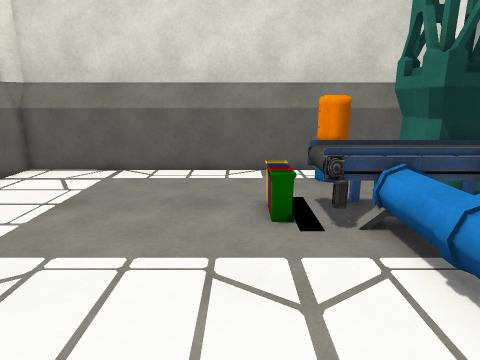
[1] (above)

12 first-person views from a walk through a 3-D level made in the Unity game engine. The camera is 1.4 m above the floor, tilts 14° down and sees 75° across. Doors are open. The floor is counted in squares, 0.5 m on a side. Each view is taken from the middle of a square. On the plan, view 1 faces up. The plan holds only what a view shows up to about 20 squares ahead; the rest is blank. The place goes on beyond the plan. The player is left out.

[2]
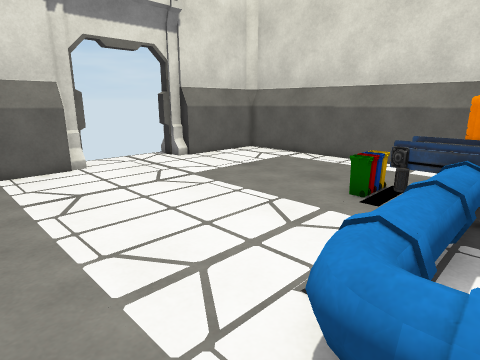

[3]
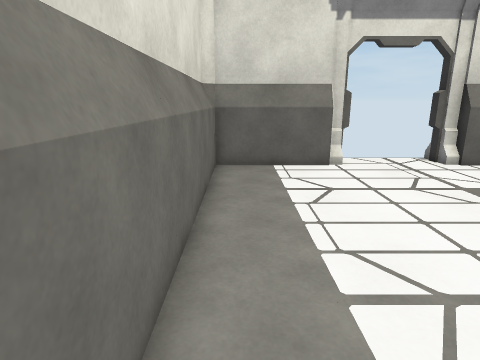

[4]
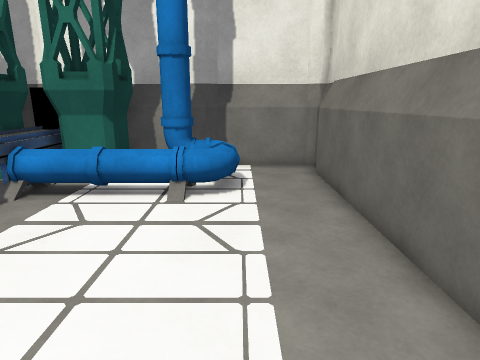

[5]
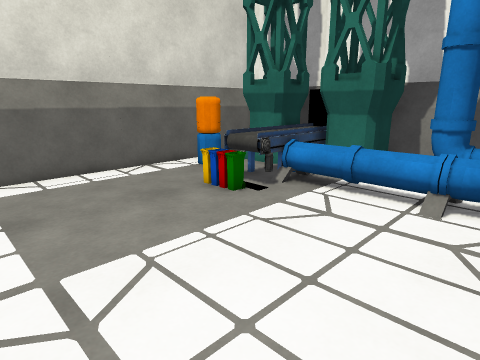

[6]
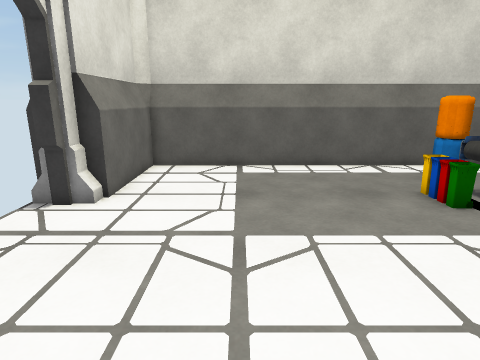

[7]
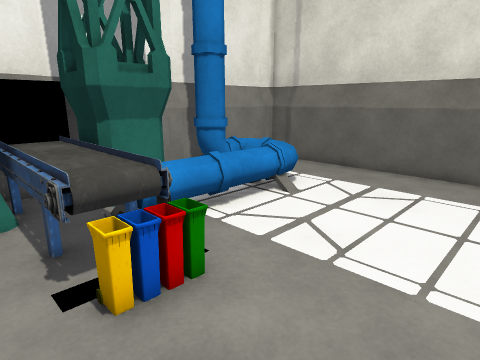

[8]
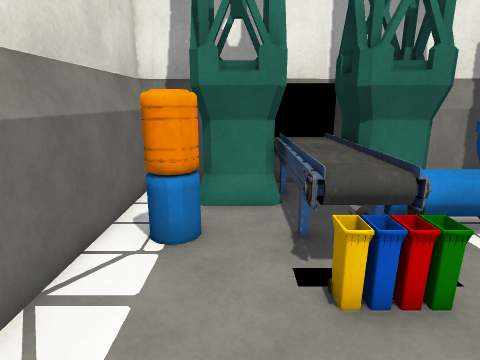

[9]
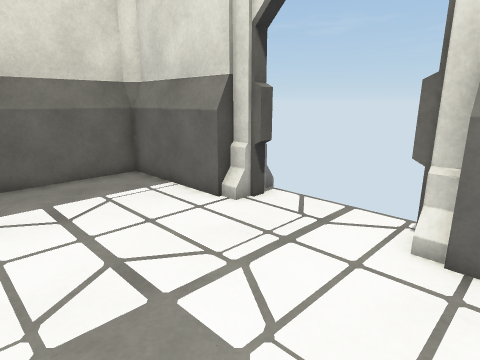

[10]
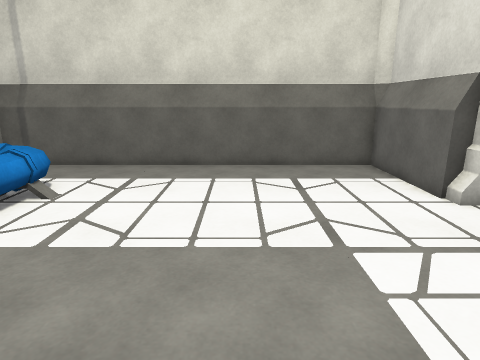

[11]
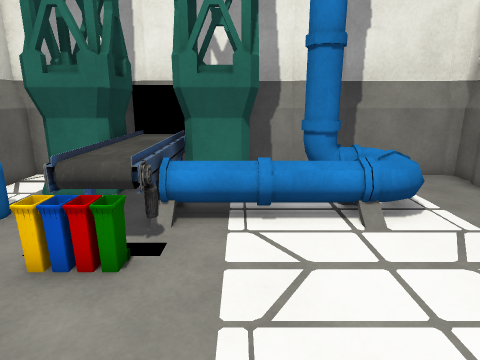

[12]
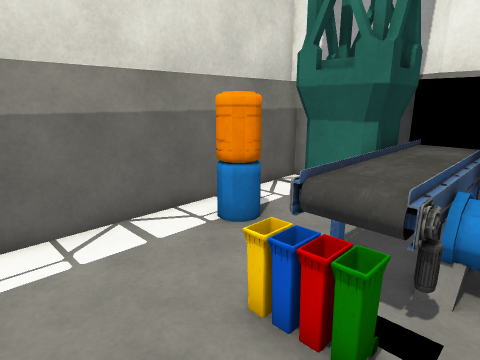

### Floor plan
Key: @ floor where view 1 was taken; # wall or solid block; . floor; D open door; B barrel; C conveyor; P pipe.
Columns run from 11 left of view 1 to 8 right of it. Each row starts with its distance up from view 1.
 13   ###############
 12   #...........B #
 11   #...........BB##
 10   #.............##
  9   #..........#######
  8  ##..........CCCCCC#
  7 #D#..........#CPCCC#
  6  D............PP####
  5  D............PP###
  4  D............PP ###
  3 #D............PP #P#
  2 ###...........P  PP#
  1  ##...........#P#PP#
  0   #........@...PPP.#
 -1   #................#
 -2   #................#
 -3   ##################

Positions as (right, up) in squares from view 1, and headings:
1: (0, 0), facing up
2: (5, -2), facing up-left
3: (5, -2), facing left
4: (-6, 0), facing right
5: (-6, 0), facing up-right
6: (-5, -1), facing up
7: (-3, 10), facing down-right
8: (-3, 10), facing right
9: (-3, 9), facing down-left
10: (-3, 11), facing down
11: (-4, 5), facing right
12: (-2, 6), facing up-right
